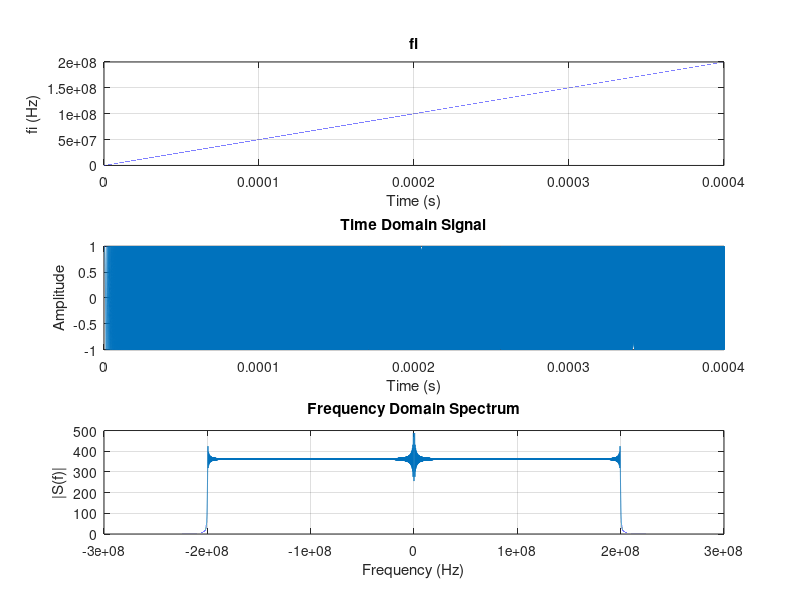

This figure's MATLAB source:
close all;
clear;
clc;

B = 200e6;  % Frequency range
T = 0.4e-3;  % Chirp duration
fs = 512e6;  % Sampling frequency
fc = 100;    % Carrier frequency
beta = B / T;

duration = T;  % Signal duration
t = 0:1/fs:(duration - 1/fs);  % Time vector
N_samples = length(t);
frequencies = fs * (-N_samples/2:N_samples/2-1) / N_samples;  % Frequency vector

fi = beta * t;
y = cos(2 * pi * fc * t + beta * pi * t.^2);

figure;
subplot(3, 1, 2);  % Create three subplots vertically, this is the first one
plot(t, y);
title('Time Domain Signal')
xlabel('Time (s)')
ylabel('Amplitude')
grid on

subplot(3, 1, 1);  % This is the second subplot
plot(t, fi);
title('fi')
xlabel('Time (s)')
ylabel('fi (Hz)')
grid on

Y = fft(y);

subplot(3, 1, 3);  % This is the third subplot
plot(frequencies, abs(fftshift(Y)))
title('Frequency Domain Spectrum')
xlabel('Frequency (Hz)')
ylabel('|S(f)|')
grid on
